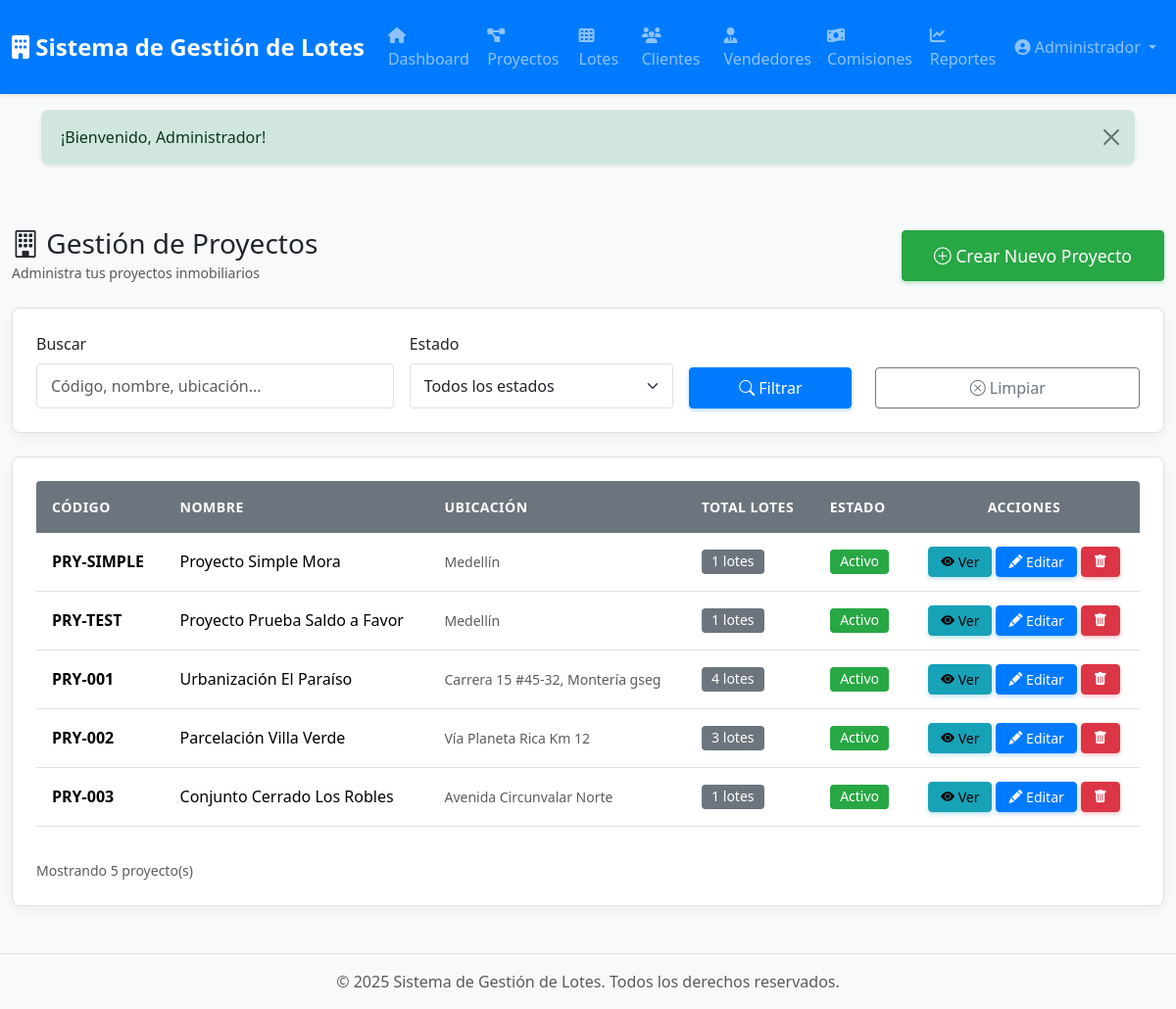
Page /proyectos (signed in) on the committed database.
### tables this page shows
CREATE TABLE `proyectos` (
  `id` int(10) UNSIGNED NOT NULL,
  `codigo` varchar(20) NOT NULL COMMENT 'Código único del proyecto',
  `nombre` varchar(150) NOT NULL,
  `ubicacion` varchar(255) DEFAULT NULL,
  `descripcion` text DEFAULT NULL,
  `estado` enum('activo','completado','pausado','cancelado') DEFAULT 'activo',
  `fecha_inicio` date DEFAULT NULL,
  `fecha_finalizacion` date DEFAULT NULL,
  `total_lotes` int(10) UNSIGNED DEFAULT 0 COMMENT 'Total de lotes en el proyecto',
  `observaciones` text DEFAULT NULL,
  `created_at` timestamp NULL DEFAULT current_timestamp(),
  `updated_at` timestamp NULL DEFAULT current_timestamp() ON UPDATE current_timestamp()
);

### app/Views/proyectos/index.php (the view, shortened to what the rows shown need)
<div class="container-fluid py-4">
    <div class="d-flex justify-content-between align-items-center mb-4">
        <div>
            <h1 class="h3 mb-0">
                <i class="bi bi-building"></i> Gestión de Proyectos
            </h1>
            <small class="text-muted">Administra tus proyectos inmobiliarios</small>
        </div>
        <a href="/proyectos/create" class="btn btn-success btn-lg">
            <i class="bi bi-plus-circle"></i> Crear Nuevo Proyecto
        </a>
    </div>
    <div class="card mb-4">
        <div class="card-body">
            <form method="GET" action="/proyectos" class="row g-3">
                <div class="col-md-4">
                    <label for="busqueda" class="form-label">Buscar</label>
                    <input type="text" name="busqueda" id="busqueda" class="form-control"
                           placeholder="Código, nombre, ubicación..."
                           value="<?= htmlspecialchars($filtros['busqueda'] ?? '') ?>">
                </div>
                <div class="col-md-3">
                    <label for="estado" class="form-label">Estado</label>
                    <select name="estado" id="estado" class="form-select">
                        <option value="">Todos los estados</option>
                    </select>
                </div>
                <div class="col-md-2 d-flex align-items-end">
                    <button type="submit" class="btn btn-primary w-100 me-2">
                        <i class="bi bi-search"></i> Filtrar
                    </button>
                </div>
                <div class="col-md-3 d-flex align-items-end">
                    <a href="/proyectos" class="btn btn-outline-secondary w-100">
                        <i class="bi bi-x-circle"></i> Limpiar
                    </a>
                </div>
            </form>
        </div>
    </div>
    <div class="card">
        <div class="card-body">
            <?php if (empty($proyectos)): ?>
                <div class="text-center py-5">
                    <i class="bi bi-building display-1 text-muted"></i>
                    <p class="lead text-muted mt-3">No hay proyectos registrados</p>
                    <p class="text-muted">Comienza creando tu primer proyecto inmobiliario</p>
                    <a href="/proyectos/create" class="btn btn-success btn-lg mt-3">
                        <i class="bi bi-plus-circle"></i> Crear Primer Proyecto
                    </a>
                </div>
            <?php else: ?>
                <div class="table-responsive">
                    <table class="table table-hover align-middle">
                        <thead class="table-light">
                            <tr>
                                <th>Código</th>
                                <th>Nombre</th>
                                <th>Ubicación</th>
                                <th>Total Lotes</th>
                                <th>Estado</th>
                                <th class="text-center">Acciones</th>
                            </tr>
                        </thead>
                        <tbody>
                            <?php foreach ($proyectos as $proyecto): ?>
                                <tr>
                                    <td>
                                        <strong><?= htmlspecialchars($proyecto['codigo']) ?></strong>
                                    </td>
                                    <td>
                                        <?= htmlspecialchars($proyecto['nombre']) ?>
                                    </td>
                                    <td>
                                        <small class="text-muted">
                                            <?= htmlspecialchars($proyecto['ubicacion']) ?>
                                        </small>
                                    </td>
                                    <td>
                                        <span class="badge bg-secondary">
                                            <?= $proyecto['total_lotes'] ?? 0 ?> lotes
                                        </span>
                                    </td>
                                    <td>
                                        <?php
                                        $estadoBadge = [
                                            'planificacion' => 'bg-warning',
                                            'activo' => 'bg-success',
                                            'vendido' => 'bg-info',
                                            'suspendido' => 'bg-danger'
                                        ];
                                        $badgeClass = $estadoBadge[$proyecto['estado']] ?? 'bg-secondary';
                                        ?>
                                        <span class="badge <?= $badgeClass ?>">
                                            <?= ucfirst($proyecto['estado']) ?>
                                        </span>
                                    </td>
                                    <td>
                                        <div class="d-flex gap-1 justify-content-center">
                                            <a href="/proyectos/show/<?= $proyecto['id'] ?>"
                                               class="btn btn-sm btn-info"
                                               title="Ver proyecto y lotes">
                                                <i class="bi bi-eye-fill"></i> Ver
                                            </a>
                                            <a href="/proyectos/edit/<?= $proyecto['id'] ?>"
                                               class="btn btn-sm btn-primary"
                                               title="Editar proyecto">
                                                <i class="bi bi-pencil-fill"></i> Editar
                                            </a>
                                            <?php if (can('eliminar_proyectos')): ?>
                                                <button type="button"
                                                        class="btn btn-sm btn-danger"
                                                        title="Eliminar proyecto"
                                                        onclick="confirmarEliminacion(<?= $proyecto['id'] ?>, '<?= htmlspecialchars($proyecto['nombre']) ?>', <?= $proyecto['total_lotes'] ?? 0 ?>)">
                                                    <i class="bi bi-trash-fill"></i>
                                                </button>
                                            <?php endif; ?>
                                        </div>
                                    </td>
                                </tr>
                            <?php endforeach; ?>
                        </tbody>
                    </table>
                </div>
                <div class="mt-3">
                    <small class="text-muted">
                        Mostrando <?= count($proyectos) ?> proyecto(s)
                    </small>
                </div>
            <?php endif; ?>
        </div>
    </div>
</div>

### core/Router.php (shortened to what the rows shown need)
<?php
class Router
{
    private $routes = [];
    public function __construct($baseUrl = '')
    {
        $this->baseUrl = rtrim($baseUrl, '/');
    }
    private function addRoute($method, $uri, $handler)
    {
        $uri = '/' . trim($uri, '/');
        $this->routes[] = [
            'method' => $method,
            'uri' => $uri,
            'handler' => $handler,
            'pattern' => $this->convertUriToPattern($uri)
        ];
    }
    private function convertUriToPattern($uri)
    {
        $pattern = preg_replace('/\{([a-z_]+)\}/', '([^/]+)', $uri);
        return '#^' . $pattern . '$#';
    }
    public function dispatch()
    {
        $requestMethod = $_SERVER['REQUEST_METHOD'];
        $requestUri = $this->getRequestUri();
        foreach ($this->routes as $route) {
            if ($route['method'] !== $requestMethod) {
                continue;
            }
            if (preg_match($route['pattern'], $requestUri, $matches)) {
                array_shift($matches);
                return $this->callHandler($route['handler'], $matches);
            }
        }
    }
    private function getRequestUri()
    {
        $uri = parse_url($_SERVER['REQUEST_URI'], PHP_URL_PATH);
        return '/' . trim($uri, '/');
    }
    private function callHandler($handler, $params = [])
    {
        if (is_string($handler) && strpos($handler, '@') !== false) {
            list($controller, $method) = explode('@', $handler);
            $controllerInstance = new $controllerClass();
            return call_user_func_array([$controllerInstance, $method], $params);
        }
        throw new Exception("Invalid route handler");
    }
}

### rows in the picture
proyectos: codigo "PRY-SIMPLE", nombre "Proyecto Simple Mora", ubicacion "Medellín", total_lotes "1", estado "Activo"
proyectos: codigo "PRY-TEST", nombre "Proyecto Prueba Saldo a Favor", ubicacion "Medellín", total_lotes "1", estado "Activo"
proyectos: codigo "PRY-001", nombre "Urbanización El Paraíso", ubicacion "Carrera 15 #45-32, Montería gseg", total_lotes "4", estado "Activo"
proyectos: codigo "PRY-002", nombre "Parcelación Villa Verde", ubicacion "Vía Planeta Rica Km 12", total_lotes "3", estado "Activo"
proyectos: codigo "PRY-003", nombre "Conjunto Cerrado Los Robles", ubicacion "Avenida Circunvalar Norte", total_lotes "1", estado "Activo"

### other values in the picture
count($proyectos) "5"
